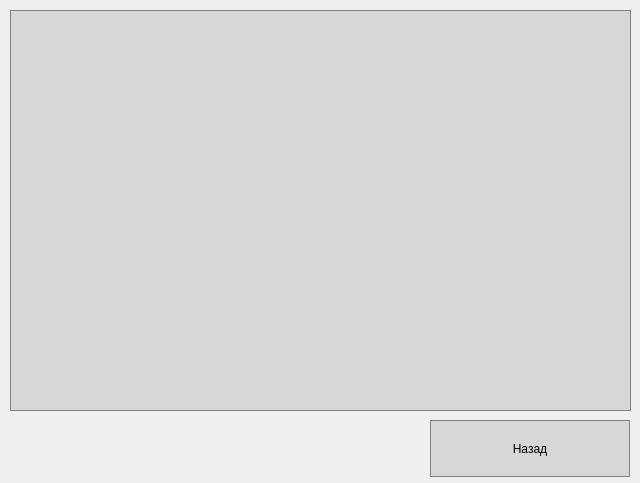
<?xml version="1.0" encoding="UTF-8"?>
<ui version="4.0">
 <class>MainWindow</class>
 <widget class="QMainWindow" name="MainWindow">
  <property name="geometry">
   <rect>
    <x>0</x>
    <y>0</y>
    <width>640</width>
    <height>483</height>
   </rect>
  </property>
  <property name="windowTitle">
   <string>Інформація</string>
  </property>
  <widget class="QWidget" name="centralwidget">
   <widget class="QLabel" name="TextLabel">
    <property name="geometry">
     <rect>
      <x>10</x>
      <y>10</y>
      <width>621</width>
      <height>401</height>
     </rect>
    </property>
    <property name="styleSheet">
     <string notr="true">QLabel {
   background-color: rgb(215, 215, 215);
   border: 1px solid gray;
}</string>
    </property>
    <property name="text">
     <string/>
    </property>
    <property name="alignment">
     <set>Qt::AlignLeading|Qt::AlignLeft|Qt::AlignTop</set>
    </property>
   </widget>
   <widget class="QPushButton" name="BackButton">
    <property name="enabled">
     <bool>true</bool>
    </property>
    <property name="geometry">
     <rect>
      <x>430</x>
      <y>420</y>
      <width>200</width>
      <height>57</height>
     </rect>
    </property>
    <property name="styleSheet">
     <string notr="true">QPushButton {
  background-color: rgb(215, 215, 215);
  border: 1px solid gray;
}
QPushButton:pressed {
    background-color: qlineargradient(x1: 0, y1: 0, x2: 0, y2: 1,
                                      stop: 0 #BEBEBE, stop: 1 #D7D7D7);
}</string>
    </property>
    <property name="text">
     <string>Назад</string>
    </property>
    <property name="autoDefault">
     <bool>false</bool>
    </property>
    <property name="default">
     <bool>false</bool>
    </property>
    <property name="flat">
     <bool>false</bool>
    </property>
   </widget>
  </widget>
 </widget>
 <resources/>
 <connections/>
</ui>
